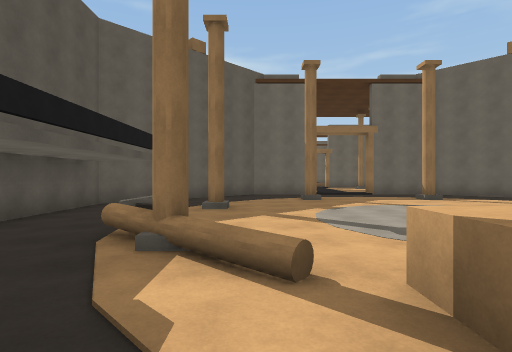
[1] (above)

19 first-person views from a walk through a 3-D level made in the Unity game engine. The camera is 1.5 m above the floor, looks level and sees 80° across. The floor is counted in squares, 2 m on a side. Each view is taken from the middle of a square. On the plan, view 1 faces up. The plan holds only what a view shows up to about 10 squares ahead; the rest is blank. The place goes on beyond the plan. The player is left out.

[2]
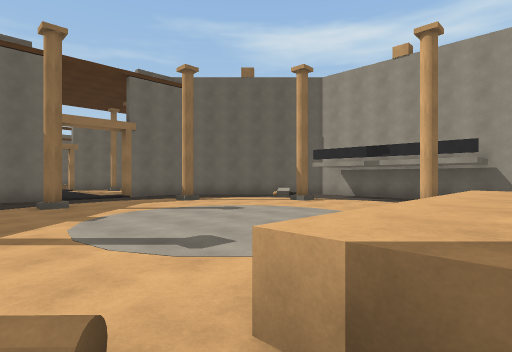

[3]
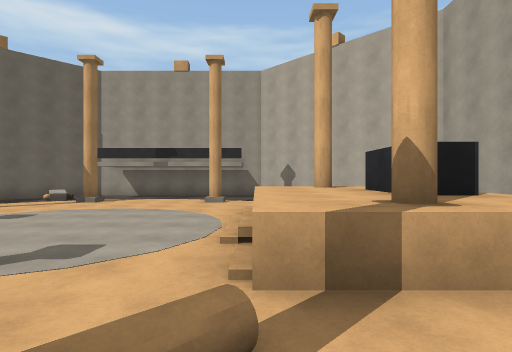

[4]
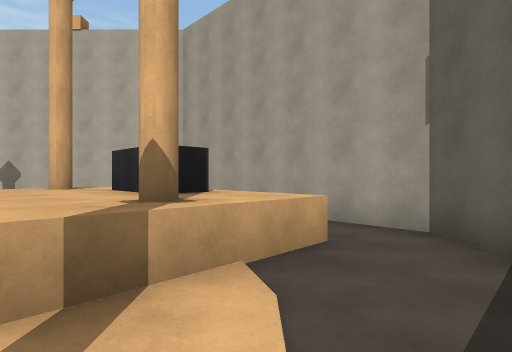

[5]
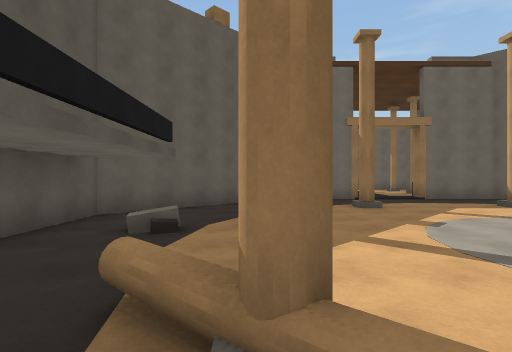

[6]
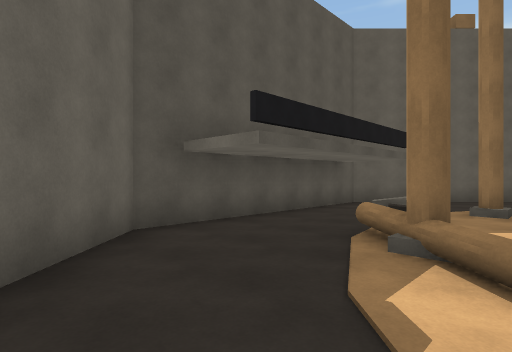

[7]
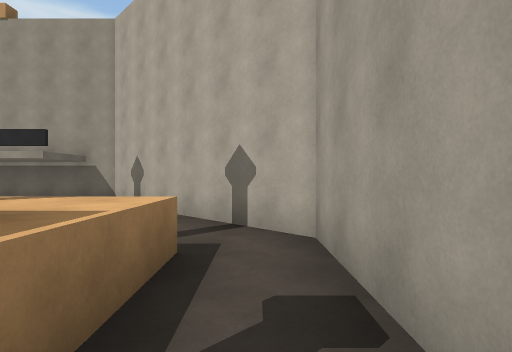

[8]
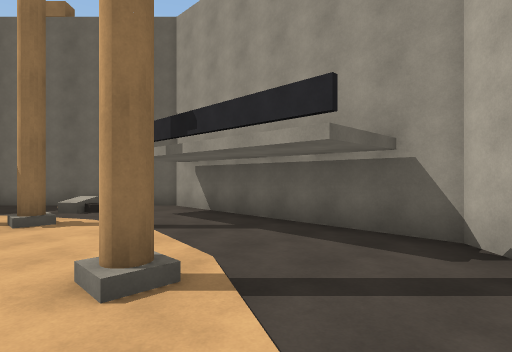

[9]
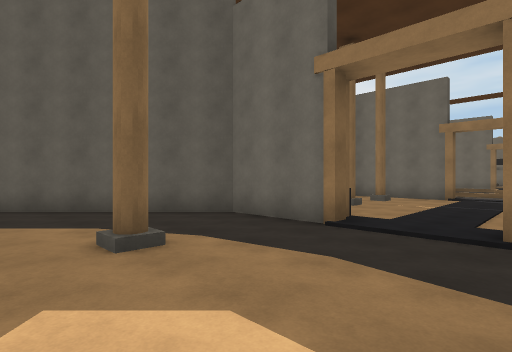

[10]
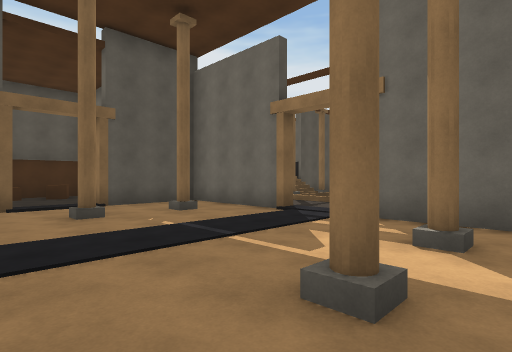

[11]
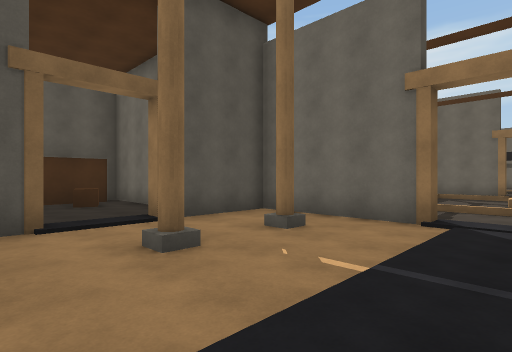

[12]
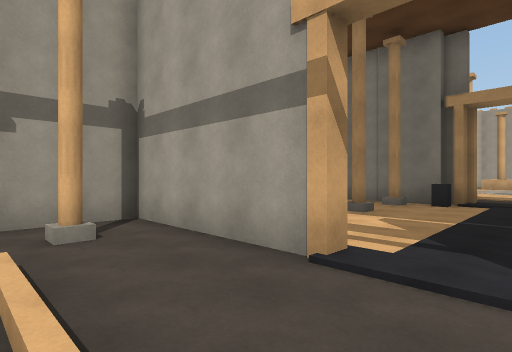

[13]
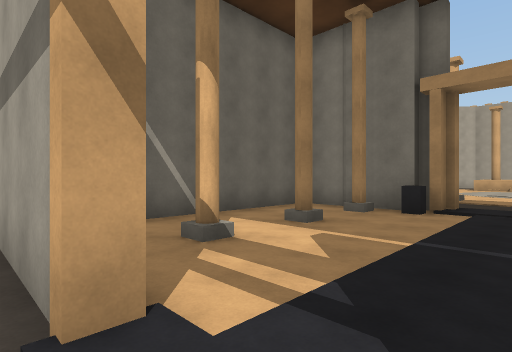

[14]
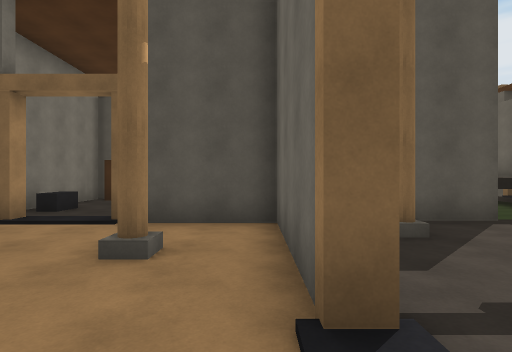

[15]
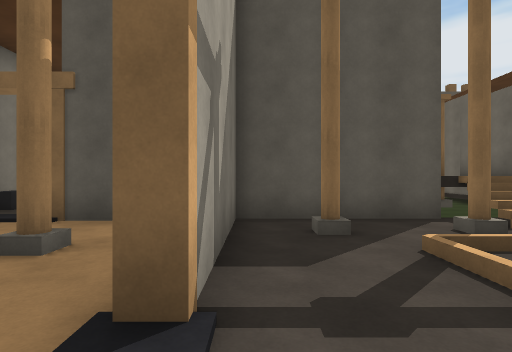

[16]
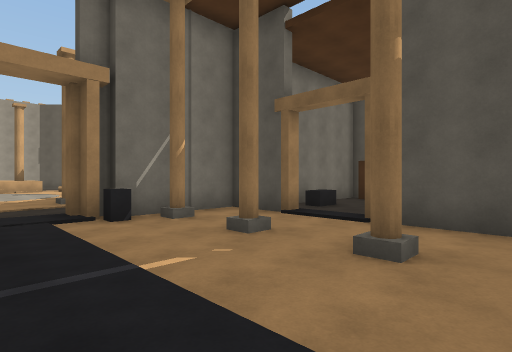

[17]
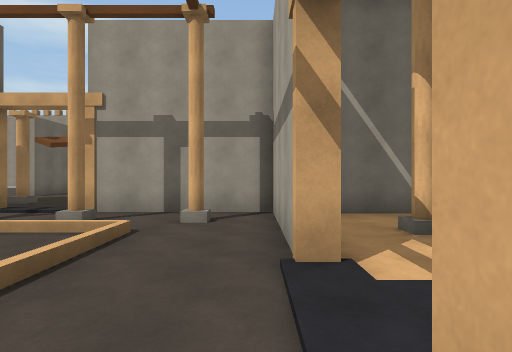

[18]
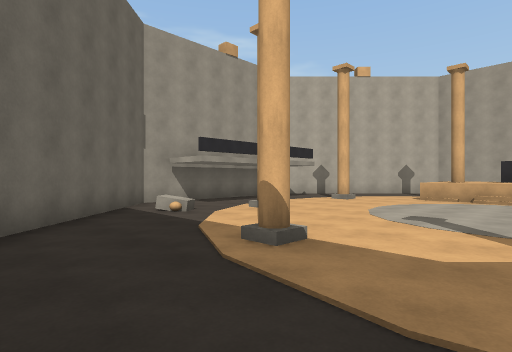

[19]
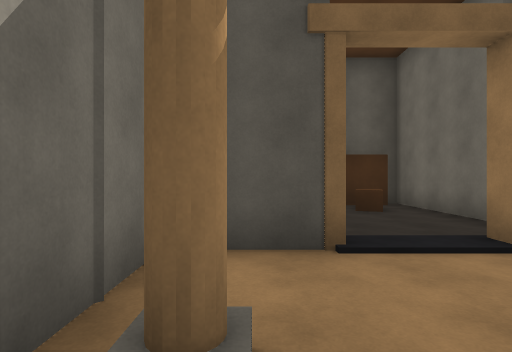

### Floor plan
Key: @ floor where view 1 was taken; # wall or solid block; . floor; / step, stairs or slope; = window, fence, low wall or low ledge; ^ raised ledge; O other object.
Columns run from 6 left of view 1 to 12 right of it. Each row starts with its distance up from view 1.
 23      ##/   ./#.#
 22      #.//////..#
 21      ##......#.#
 20      #.........#
 19      ####..####
 18 ######........#
 17 #....#........#
 16 #O.....#....#.#
 15 #O............#
 14 ...O.#........#
 13 ###  ###O..O###
 12      #........#
 11     #..........#
 10    #............#
  9   #.....#..#...O.#
  8  #................#
  7  #..O#........#...#
  6  #................#
  5  #................#
  4  #..=.............#
  3  #...#........#...#
  2  #....=^^^^^^.....#
  1   #....^^^^^^....#
  0    #..@^^##^^   #
 -1      ..^^##^^..#
 -2      #........#
 -3       ########

Positions as (right, up) in squares from view 1, and headings:
1: (0, 0), facing up
2: (0, 1), facing up-right
3: (-1, 2), facing right
4: (-1, 2), facing down-right
5: (-1, 2), facing up
6: (0, 0), facing up-left
7: (3, -2), facing right
8: (7, 1), facing up-right
9: (5, 8), facing up-left
10: (7, 14), facing up-left
11: (4, 14), facing up-left
12: (3, 22), facing down-right
13: (3, 20), facing down-right
14: (4, 19), facing left
15: (4, 20), facing left
16: (4, 19), facing down-left
17: (2, 20), facing right
18: (3, 12), facing down-right
19: (2, 14), facing left
